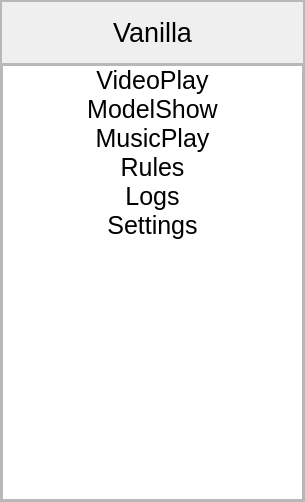
<?xml version="1.0" encoding="UTF-8"?>
<ui version="4.0">
 <class>LeftSideBarButton</class>
 <widget class="QWidget" name="LeftSideBarButton">
  <property name="geometry">
   <rect>
    <x>0</x>
    <y>0</y>
    <width>305</width>
    <height>502</height>
   </rect>
  </property>
  <property name="windowTitle">
   <string>Form</string>
  </property>
  <layout class="QHBoxLayout" name="horizontalLayout">
   <property name="spacing">
    <number>0</number>
   </property>
   <property name="leftMargin">
    <number>0</number>
   </property>
   <property name="topMargin">
    <number>0</number>
   </property>
   <property name="rightMargin">
    <number>0</number>
   </property>
   <property name="bottomMargin">
    <number>0</number>
   </property>
   <item>
    <widget class="QFrame" name="frame">
     <property name="frameShape">
      <enum>QFrame::StyledPanel</enum>
     </property>
     <property name="frameShadow">
      <enum>QFrame::Raised</enum>
     </property>
     <layout class="QVBoxLayout" name="verticalLayout" stretch="1,7">
      <property name="spacing">
       <number>0</number>
      </property>
      <property name="leftMargin">
       <number>0</number>
      </property>
      <property name="topMargin">
       <number>0</number>
      </property>
      <property name="rightMargin">
       <number>0</number>
      </property>
      <property name="bottomMargin">
       <number>0</number>
      </property>
      <item>
       <widget class="QFrame" name="frame_2">
        <property name="frameShape">
         <enum>QFrame::StyledPanel</enum>
        </property>
        <property name="frameShadow">
         <enum>QFrame::Raised</enum>
        </property>
        <layout class="QHBoxLayout" name="horizontalLayout_3">
         <property name="spacing">
          <number>0</number>
         </property>
         <property name="leftMargin">
          <number>0</number>
         </property>
         <property name="topMargin">
          <number>0</number>
         </property>
         <property name="rightMargin">
          <number>0</number>
         </property>
         <property name="bottomMargin">
          <number>0</number>
         </property>
         <item>
          <widget class="QLabel" name="label">
           <property name="font">
            <font>
             <pointsize>20</pointsize>
            </font>
           </property>
           <property name="text">
            <string>Vanilla</string>
           </property>
           <property name="alignment">
            <set>Qt::AlignCenter</set>
           </property>
          </widget>
         </item>
        </layout>
       </widget>
      </item>
      <item>
       <widget class="QFrame" name="frame_3">
        <property name="frameShape">
         <enum>QFrame::StyledPanel</enum>
        </property>
        <property name="frameShadow">
         <enum>QFrame::Raised</enum>
        </property>
        <layout class="QHBoxLayout" name="horizontalLayout_2">
         <property name="spacing">
          <number>0</number>
         </property>
         <property name="leftMargin">
          <number>0</number>
         </property>
         <property name="topMargin">
          <number>0</number>
         </property>
         <property name="rightMargin">
          <number>0</number>
         </property>
         <property name="bottomMargin">
          <number>0</number>
         </property>
         <item>
          <widget class="QListWidget" name="listWidget">
           <item>
            <property name="text">
             <string>VideoPlay</string>
            </property>
            <property name="font">
             <font>
              <pointsize>19</pointsize>
             </font>
            </property>
            <property name="textAlignment">
             <set>AlignCenter</set>
            </property>
           </item>
           <item>
            <property name="text">
             <string>ModelShow</string>
            </property>
            <property name="font">
             <font>
              <pointsize>19</pointsize>
             </font>
            </property>
            <property name="textAlignment">
             <set>AlignCenter</set>
            </property>
           </item>
           <item>
            <property name="text">
             <string>MusicPlay</string>
            </property>
            <property name="font">
             <font>
              <pointsize>19</pointsize>
             </font>
            </property>
            <property name="textAlignment">
             <set>AlignCenter</set>
            </property>
           </item>
           <item>
            <property name="text">
             <string>Rules</string>
            </property>
            <property name="font">
             <font>
              <pointsize>19</pointsize>
             </font>
            </property>
            <property name="textAlignment">
             <set>AlignCenter</set>
            </property>
           </item>
           <item>
            <property name="text">
             <string>Logs</string>
            </property>
            <property name="font">
             <font>
              <pointsize>19</pointsize>
             </font>
            </property>
            <property name="textAlignment">
             <set>AlignCenter</set>
            </property>
           </item>
           <item>
            <property name="text">
             <string>Settings</string>
            </property>
            <property name="font">
             <font>
              <pointsize>19</pointsize>
             </font>
            </property>
            <property name="textAlignment">
             <set>AlignCenter</set>
            </property>
           </item>
          </widget>
         </item>
        </layout>
       </widget>
      </item>
     </layout>
    </widget>
   </item>
  </layout>
 </widget>
 <resources/>
 <connections/>
</ui>
